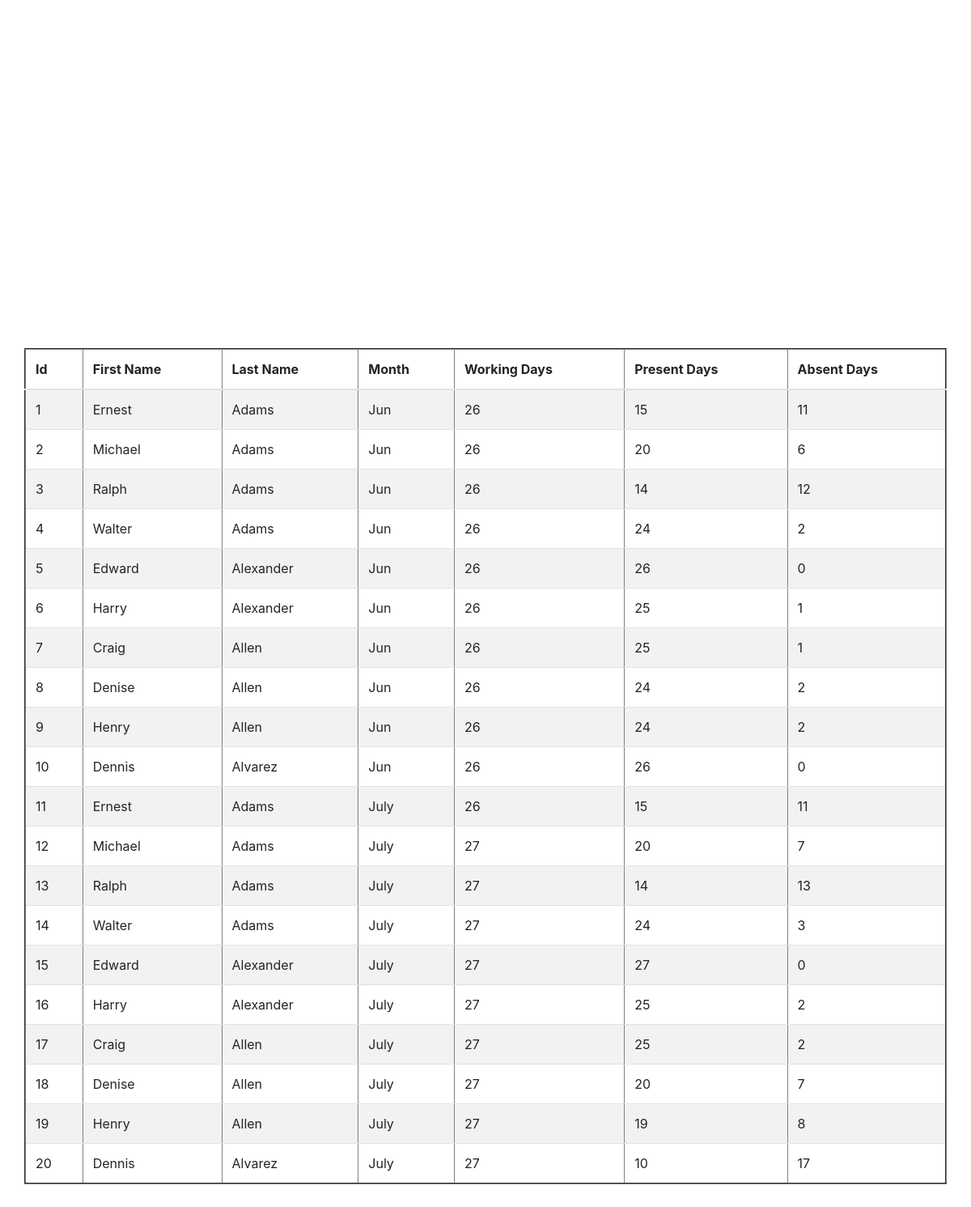
The page / on the database its author committed.
### tables this page shows
CREATE TABLE IF NOT EXISTS `students` (
  `id` int(11) NOT NULL AUTO_INCREMENT,
  `firstname` varchar(50) NOT NULL,
  `lastname` varchar(50) NOT NULL,
  `month` varchar(50) NOT NULL,
  `working_days` int(10) NOT NULL,
  `present_days` int(10) NOT NULL,
  `absent_days` int(10) NOT NULL,
  PRIMARY KEY (`id`)
);

### src/index.php (the view, shortened to what this page needs)
<?php
include('../db/db.php');
$students = array();
$students_sql = "SELECT * FROM students";
$students_result = mysqli_query($conn, $students_sql);
while($student = $students_result->fetch_assoc()) {
	$students[] = $student;
}
?>
<!DOCTYPE HTML>
<html>
<head>
	<link rel="stylesheet" href="../src/css/style.css">
	<link rel="stylesheet" href="../src/css/bootstrap.min.css">
</head>
<body>
	<div id="chartContainer" class="mar-all graph"></div>
	<div id="student_data" class="mar-all">
		<table class="table table-striped" border="2">
			<thead>
				<tr>
					<th scope="col">Id</th>
					<th scope="col">First Name</th>
					<th scope="col">Last Name</th>
					<th scope="col">Month</th>
					<th scope="col">Working Days</th>
					<th scope="col">Present Days</th>
					<th scope="col">Absent Days</th>
				</tr>
			</thead>
			<tbody>
				<?php if ($students > 0) {
						foreach ($students as $student) {
					?>
						<tr>
							<td><?php echo $student['id']; ?></td>
							<td><?php echo $student['firstname']; ?></td>
							<td><?php echo $student['lastname']; ?></td>
							<td><?php echo $student['month']; ?></td>
							<td><?php echo $student['working_days']; ?></td>
							<td><?php echo $student['present_days']; ?></td>
							<td><?php echo $student['absent_days']; ?></td>
						</tr>
				<?php }
					} else { ?>
						<tr>
							<td><?php echo "Data not found." ?></td>
						</tr>
				<?php } ?>
			</tbody>
		</table>
	</div>
</body>
</html>

### src/css/style.css (style rules this page uses)
.mar-all { margin: 30px; }
.graph { height: 370px; width: 95%; }

### rows shown on the page
students: id "1", firstname "Ernest", lastname "Adams", month "Jun", working_days "26", present_days "15", absent_days "11"
students: id "2", firstname "Michael", lastname "Adams", month "Jun", working_days "26", present_days "20", absent_days "6"
students: id "3", firstname "Ralph", lastname "Adams", month "Jun", working_days "26", present_days "14", absent_days "12"
students: id "4", firstname "Walter", lastname "Adams", month "Jun", working_days "26", present_days "24", absent_days "2"
students: id "5", firstname "Edward", lastname "Alexander", month "Jun", working_days "26", present_days "26", absent_days "0"
students: id "6", firstname "Harry", lastname "Alexander", month "Jun", working_days "26", present_days "25", absent_days "1"
students: id "7", firstname "Craig", lastname "Allen", month "Jun", working_days "26", present_days "25", absent_days "1"
students: id "8", firstname "Denise", lastname "Allen", month "Jun", working_days "26", present_days "24", absent_days "2"
students: id "9", firstname "Henry", lastname "Allen", month "Jun", working_days "26", present_days "24", absent_days "2"
students: id "10", firstname "Dennis", lastname "Alvarez", month "Jun", working_days "26", present_days "26", absent_days "0"
students: id "11", firstname "Ernest", lastname "Adams", month "July", working_days "26", present_days "15", absent_days "11"
students: id "12", firstname "Michael", lastname "Adams", month "July", working_days "27", present_days "20", absent_days "7"
students: id "13", firstname "Ralph", lastname "Adams", month "July", working_days "27", present_days "14", absent_days "13"
students: id "14", firstname "Walter", lastname "Adams", month "July", working_days "27", present_days "24", absent_days "3"
students: id "15", firstname "Edward", lastname "Alexander", month "July", working_days "27", present_days "27", absent_days "0"
students: id "16", firstname "Harry", lastname "Alexander", month "July", working_days "27", present_days "25", absent_days "2"
students: id "17", firstname "Craig", lastname "Allen", month "July", working_days "27", present_days "25", absent_days "2"
students: id "18", firstname "Denise", lastname "Allen", month "July", working_days "27", present_days "20", absent_days "7"
students: id "19", firstname "Henry", lastname "Allen", month "July", working_days "27", present_days "19", absent_days "8"
students: id "20", firstname "Dennis", lastname "Alvarez", month "July", working_days "27", present_days "10", absent_days "17"
